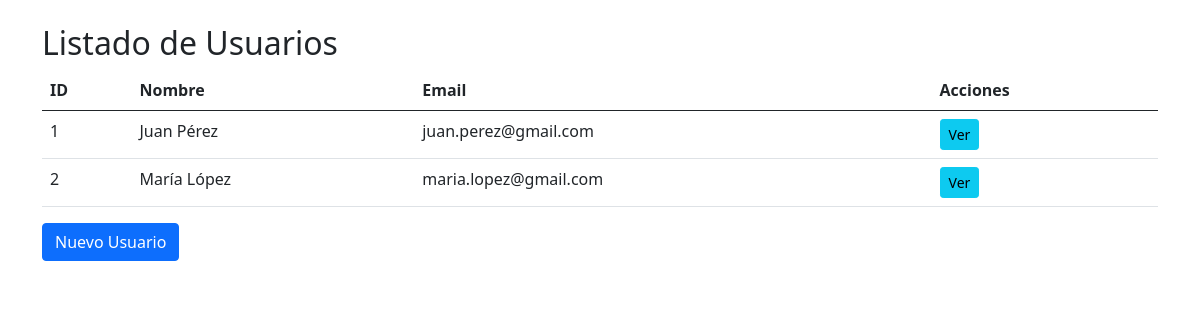
Page /web/users/ on the committed database.
### bibliotecaApp/models.py (models this page shows, shortened)
class User(models.Model):
    name = models.CharField(max_length=100)
    email = models.EmailField(unique=True)

### bibliotecaApp/views.py (the view)
# urls.py: path('web/users/', lista_users_web, name='lista_users_web'),
def lista_users_web(request):
    if request.method == 'GET':
        users = User.objects.all()
        return render(request, 'user_list.html', {'users': users, 'titulo': 'Listado de Usuarios'})
    return render(request, 'error.html', {"error": "Método no permitido"})

### bibliotecaApp/templates/user_list.html
{% extends "base.html" %}
{% block content %}
  <h2>{{ titulo }}</h2>
  <table class="table">
    <thead>
      <tr>
        <th>ID</th>
        <th>Nombre</th>
        <th>Email</th>
        <th>Acciones</th>
      </tr>
    </thead>
    <tbody>
      {% for user in users %}
      <tr>
        <td>{{ user.id }}</td>
        <td>{{ user.name }}</td>
        <td>{{ user.email }}</td>
        <td>
          <a href="{% url 'detalle_user_web' user.id %}" class="btn btn-info btn-sm">Ver</a>
        </td>
      </tr>
      {% endfor %}
    </tbody>
  </table>
  <a href="{% url 'nuevo_user' %}" class="btn btn-primary">Nuevo Usuario</a>
{% endblock %}

### rows in the picture
User: id "1", name "Juan Pérez", email "juan.perez@gmail.com"
User: id "2", name "María López", email "maria.lopez@gmail.com"

### other values in the picture
{{ titulo }} "Listado de Usuarios"
